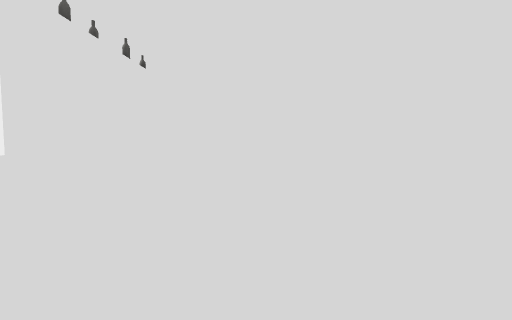
View 1 (above)

15 first-person views from a walk through a Unity game level. The camera is 1.4 m above the floor, tilts 4° down and sees 80° across. The floor is counted in squares, 1 m on a side. Each view is taken from the middle of a square. On the plan, view 1 faces up. The plan holds only what a view shows up to about 14 squares ahead; the rest is blank. The place goes on beyond the plan. The player character is not drawn. Surface patterns are stand-ins for the level's own textures.

View 2
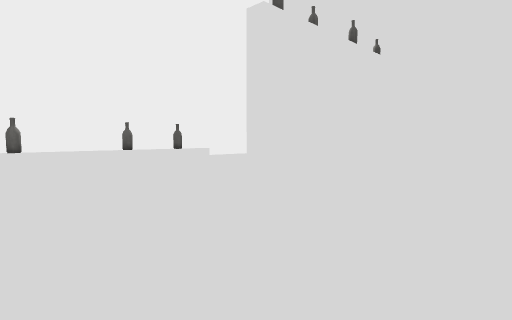

View 3
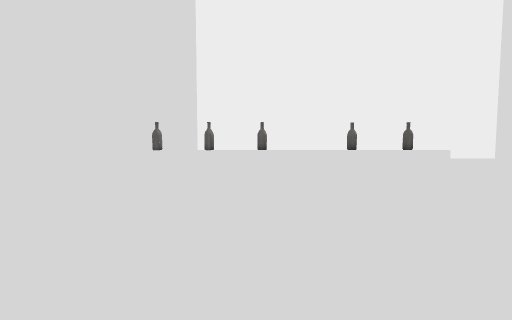

View 4
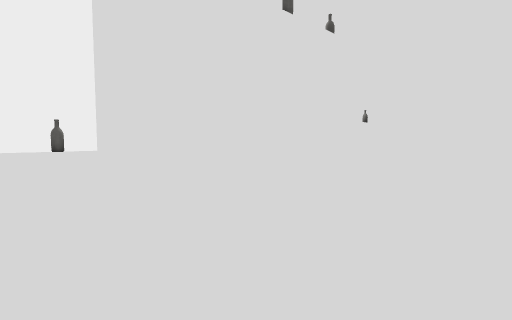

View 5
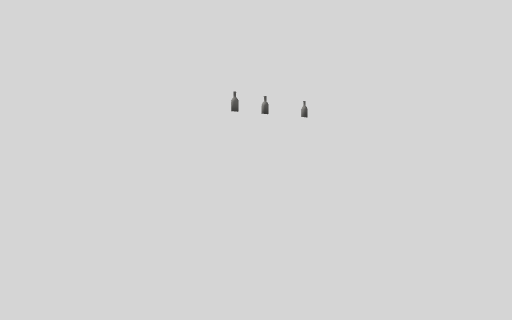

View 6
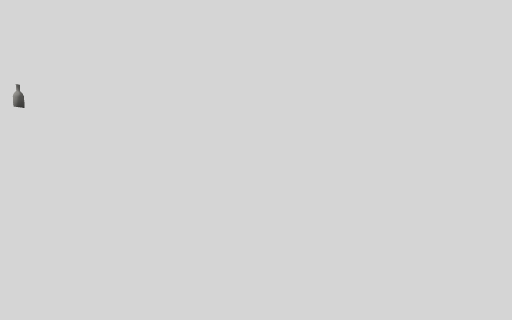

View 7
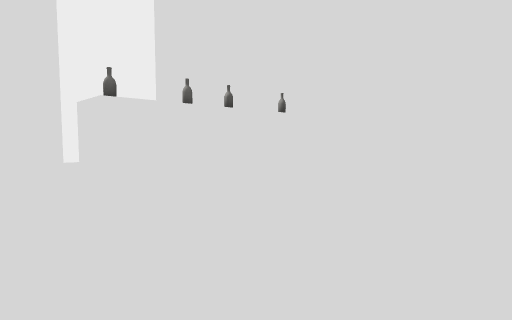

View 8
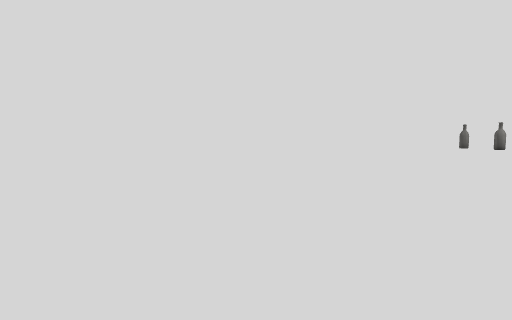

View 9
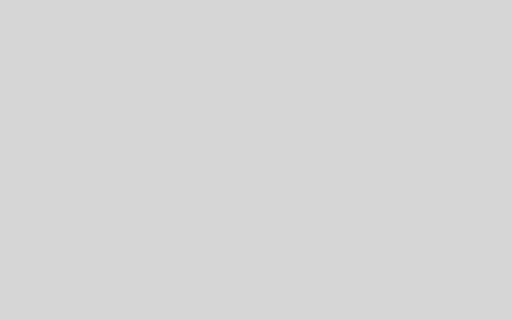

View 10
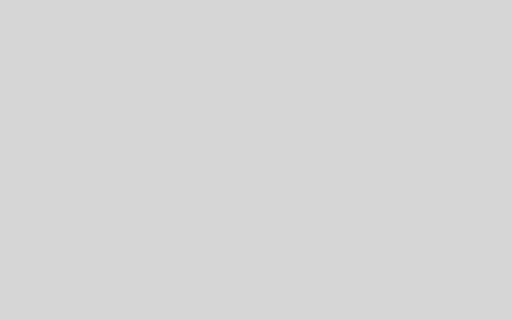

View 11
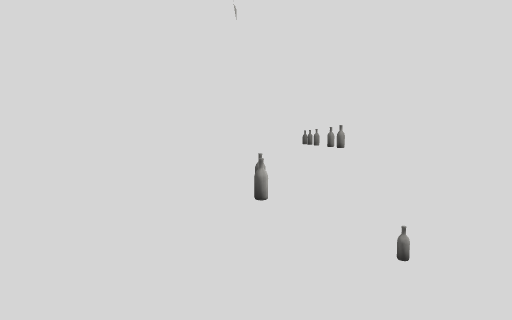

View 12
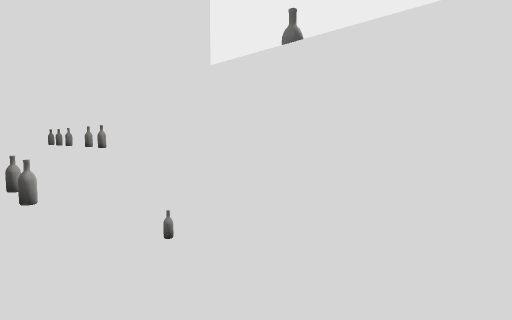

View 13
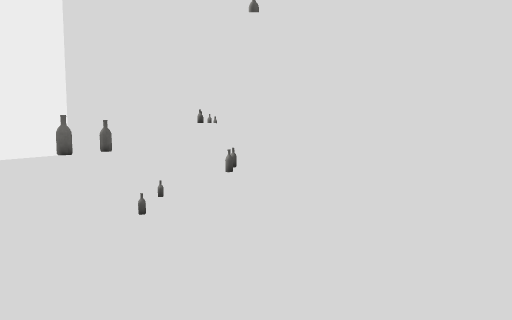

View 14
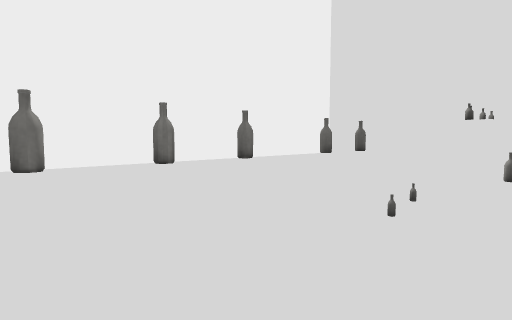

View 15
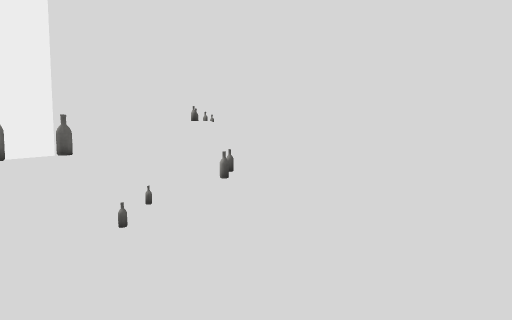

### Floor plan
Key: @ floor where view 1 was taken; # wall or solid block; . floor; ^ raised ledge; v drop or lower ground; O other object.
Columns run from 10 left of view 1 to 1 right of it. Each row starts with its distance up from view 1.
 29  ###########
 28  # ........#
 27  # ........#
 26  # ........#
 25  # ........#
 24  # ........#
 23  # ........#
 22  # ........#
 21  # ........#
 20 O# ........#
 19    ........#
 18 vv .#......#
 17 vv .#......#
 16 vvv.#......#
 15 vvvO#......#
 14 vvvv#......#
 13 vvvO#......#
 12 vvv.#......#
 11 vvv.#......#
 10 ^vv.O......#
  9 Ovv........#
  8 ^vv........#
  7 Ov ........#
  6 ^v ........#
  5 ^v ........#
  4 Ov ........#
  3 ^  ........#
  2 O  ........#
  1 O  ........#
  0 ^vv.......@#
 -1 ############

Where each view was taken, in squares from view 1:
view 1: 0 up, 0 right, facing up
view 2: 3 up, 0 right, facing up-left
view 3: 4 up, 0 right, facing left
view 4: 7 up, 0 right, facing up-left
view 5: 14 up, 0 right, facing up-left
view 6: 16 up, 1 left, facing up
view 7: 17 up, 1 left, facing up-left
view 8: 13 up, 2 left, facing down
view 9: 13 up, 4 left, facing down-right
view 10: 14 up, 4 left, facing up-right
view 11: 22 up, 7 left, facing down
view 12: 23 up, 6 left, facing down-left
view 13: 0 up, 6 left, facing up
view 14: 0 up, 6 left, facing up-left
view 15: 2 up, 6 left, facing up
